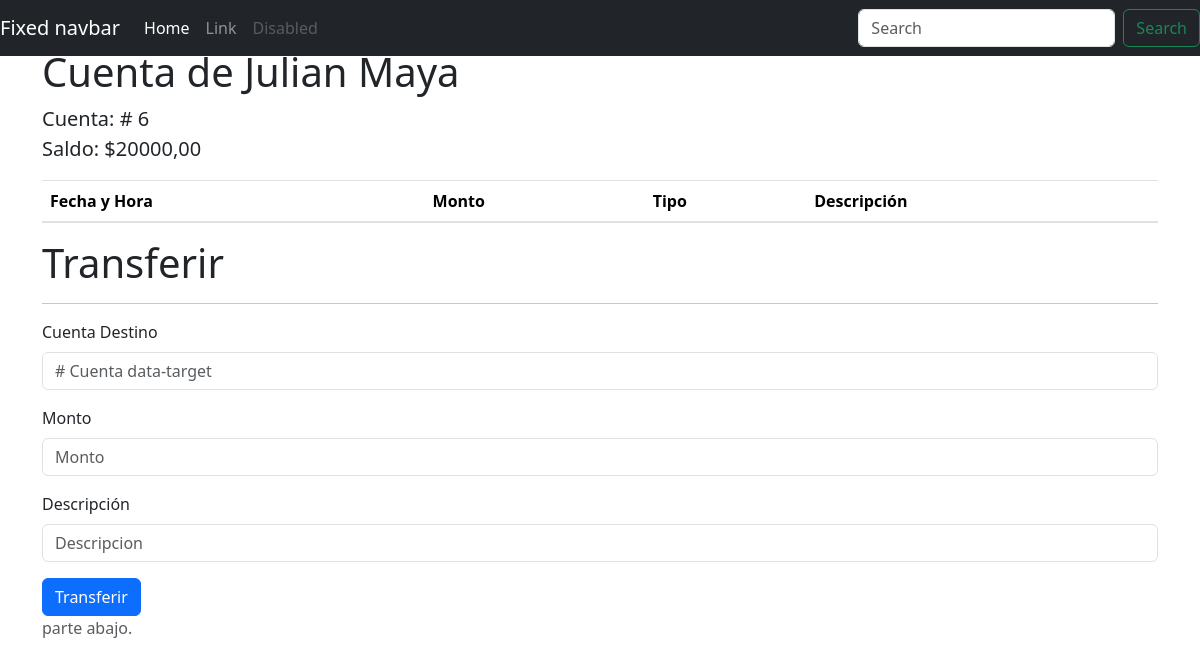
The page /movimientos/6 (signed in) on the database its author committed.
### cuentas/models.py (models this page shows, shortened)
class Cuenta(models.Model):
    cliente = models.ForeignKey(Cliente, on_delete=models.CASCADE, related_name='cuentas')
    saldo = models.DecimalField(max_digits=10, decimal_places=2)
    def __str__(self):
        return f"{self.id} {self.cliente}"

class Cliente(models.Model):
    nombre = models.CharField(max_length=50)
    apellido = models.CharField(max_length=50)
    cedula = models.CharField(max_length=12, unique=True)
    user = models.OneToOneField(User, related_name='cliente', on_delete=models.CASCADE, null=True, blank=True)
    def __str__(self):
        return self.nombre + ' ' + self.apellido

### cuentas/views.py (the view)
# urls.py: path('movimientos/<int:cuenta_id>', ver_movimientos, name='ver_movimientos_cuenta'),
@login_required
def ver_movimientos(request, cuenta_id):
    cuenta = get_object_or_404(Cuenta, id = cuenta_id)
    if cuenta.cliente.user != request.user and not request.user.is_superuser:
        return HttpResponse("No tienes acceso a esta cuenta")
    movimientos = cuenta.movimientos.all()
    contenido = {
        'cuenta': cuenta,
        'movimientos': movimientos
    }
    return render(request, 'movimientos.html', contenido)

### cuentas/templates/movimientos.html (shortened to what this page needs)
<!doctype html>
<html lang="es">
  <head>
    <link href="https://getbootstrap.com/docs/4.0/dist/css/bootstrap.min.css" rel="stylesheet">
    <link href="https://getbootstrap.com/docs/4.0/examples/sticky-footer-navbar/sticky-footer-navbar.css" rel="stylesheet">
  </head>
  <body>
    <header>
      <nav class="navbar navbar-expand-md navbar-dark fixed-top bg-dark">
        <a class="navbar-brand" href="#">Fixed navbar</a>
        <div class="collapse navbar-collapse" id="navbarCollapse">
          <ul class="navbar-nav mr-auto">
            <li class="nav-item active">
              <a class="nav-link" href="#">Home <span class="sr-only">(current)</span></a>
            </li>
            <li class="nav-item">
              <a class="nav-link" href="#">Link</a>
            </li>
            <li class="nav-item">
              <a class="nav-link disabled" href="#">Disabled</a>
            </li>
          </ul>
          <form class="form-inline mt-2 mt-md-0">
            <input class="form-control mr-sm-2" type="text" placeholder="Search" aria-label="Search">
            <button class="btn btn-outline-success my-2 my-sm-0" type="submit">Search</button>
          </form>
        </div>
      </nav>
    </header>
    <main role="main" class="container">
      <h1 class="mt-5">Cuenta de {{cuenta.cliente.nombre}} {{cuenta.cliente.apellido}}</h1>
      <p class="lead">
        Cuenta: # {{cuenta.id}}
        <br>
        Saldo: ${{cuenta.saldo}}
      </p>
      <table class="table">
        <thead>
           <tr>
               <th>Fecha y Hora</th>
               <th>Monto</th>
               <th>Tipo</th>
               <th>Descripción</th>
           </tr>
        </thead>
       </table>
       <h1>Transferir</h1>
       <hr>
       <form action="http://localhost:8000/transferir" method="POST">
        <div class="form-group">
          <label  for="cuenta_destino">Cuenta Destino</label>
          <input name="cuenta_destino" type="text" class="form-control" id="cuenta_destino"  placeholder="# Cuenta data-target">
        </div>
        <div class="form-group">
          <label for="monto">Monto</label>
          <input name="monto" type="text" class="form-control" id="monto"  placeholder="Monto">
        </div>
        <div class="form-group">
          <label for="descripcion">Descripción</label>
          <input name="descripcion" type="text" class="form-control" id="descripcion"  placeholder="Descripcion">
        </div>
        <button type="submit" class="btn btn-primary">Transferir</button>
      </form>
    </main>
    <footer class="footer">
      <div class="container">
        <span class="text-muted">parte abajo.</span>
      </div>
    </footer>
    <link href="https://cdn.jsdelivr.net/npm/bootstrap@5.3.3/dist/css/bootstrap.min.css" rel="stylesheet">
  </body>
</html>

### rows shown on the page
Cuenta: cliente.nombre "Julian", cliente.apellido "Maya", id "6", saldo "20000,00"
